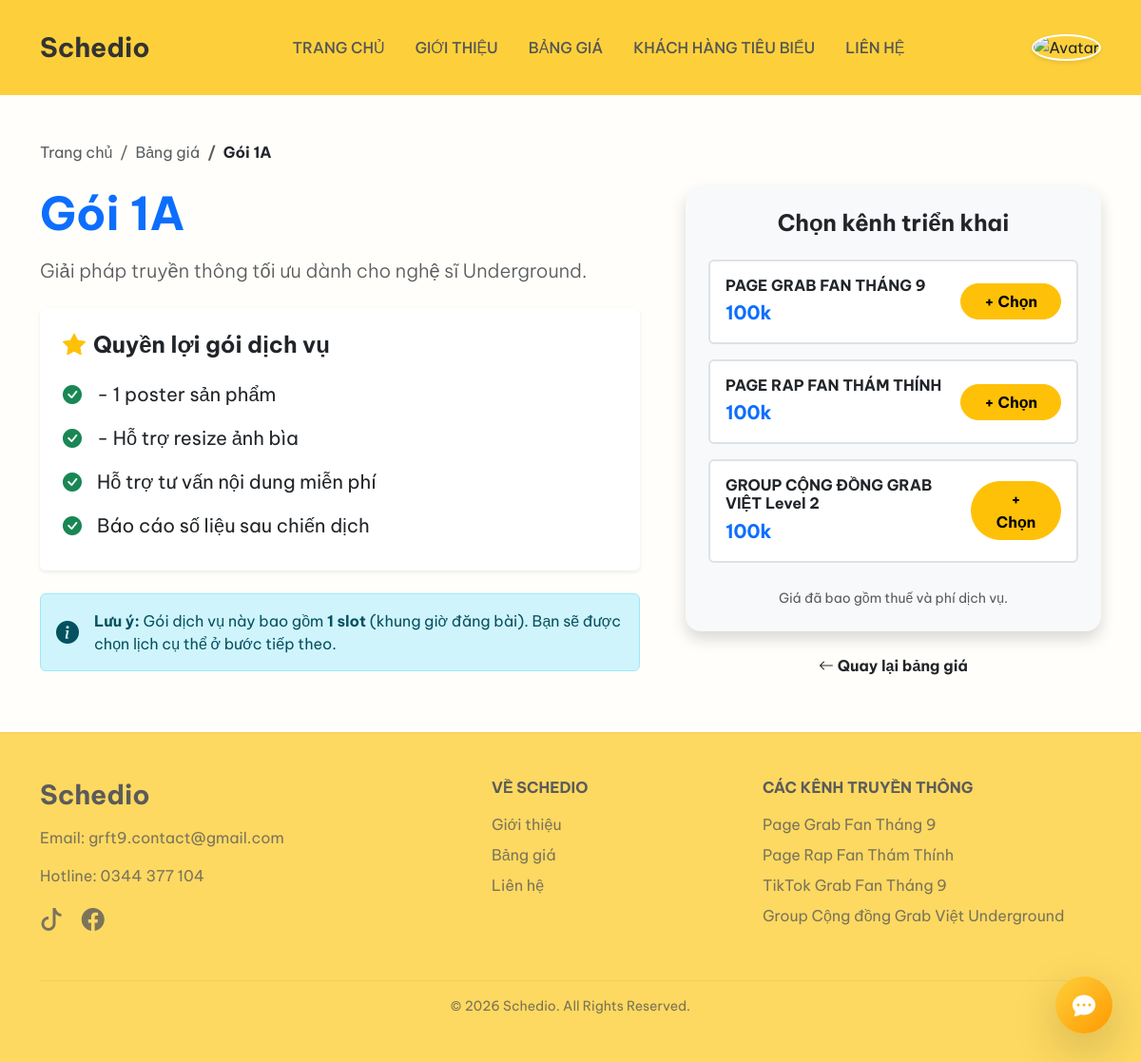
/package-detail.php?slug=goi-1a (signed in), run on the app's committed database.
### tables this page shows
CREATE TABLE `package` (
  `id` int(11) NOT NULL AUTO_INCREMENT,
  `slug` varchar(50) NOT NULL,
  `name` varchar(100) NOT NULL,
  `overview` text DEFAULT NULL,
  `description` text DEFAULT NULL,
  `slot_count` int(11) DEFAULT 1,
  `active` tinyint(1) DEFAULT 1,
  PRIMARY KEY (`id`)
);

CREATE TABLE `platform` (
  `id` int(11) NOT NULL AUTO_INCREMENT,
  `name` varchar(100) NOT NULL,
  `type` enum('page','group','tiktok') DEFAULT 'page',
  `active` tinyint(1) DEFAULT 1,
  PRIMARY KEY (`id`)
);

### package-detail.php (the view, shortened to what this page needs)
<?php
require_once 'config/db.php';
include 'templates/header.php';
$slug = $_GET['slug'];
$is_logged_in = isset($_SESSION['user_id']);
$stmt = $conn->prepare("SELECT * FROM package WHERE slug = ? AND active = 1");
$stmt->bind_param("s", $slug);
$stmt->execute();
$result = $stmt->get_result();
$package = $result->fetch_assoc();
$prices = [];
$sql_p = "SELECT so.price, pl.name, pl.id as platform_id
          FROM service_option so
          JOIN platform pl ON so.platform_id = pl.id
          WHERE so.package_id = " . $package['id'] . "
          GROUP BY pl.id";
$res_p = $conn->query($sql_p);
while ($row = $res_p->fetch_assoc()) {
    $prices[] = $row;
}
$features = explode("\n", $package['description']);
?>
<div class="container my-5">
    <nav aria-label="breadcrumb" class="mb-4">
        <ol class="breadcrumb">
            <li class="breadcrumb-item"><a href="index.php" class="text-decoration-none text-muted">Trang chủ</a></li>
            <li class="breadcrumb-item"><a href="services.php" class="text-decoration-none text-muted">Bảng giá</a></li>
            <li class="breadcrumb-item active fw-bold text-dark" aria-current="page">
                <?php echo htmlspecialchars($package['name']); ?></li>
        </ol>
    </nav>
    <div class="row g-5">
        <div class="col-lg-7">
            <h1 class="display-5 fw-bold text-primary mb-3"><?php echo htmlspecialchars($package['name']); ?></h1>
            <p class="lead text-muted mb-4">Giải pháp truyền thông tối ưu dành cho nghệ sĩ Underground.</p>
            <div class="card border-0 shadow-sm mb-4">
                <div class="card-body p-4">
                    <h4 class="fw-bold mb-3"><i class="bi bi-star-fill text-warning me-2"></i>Quyền lợi gói dịch vụ</h4>
                    <ul class="list-group list-group-flush">
                        <?php foreach ($features as $feature): ?>
                        <li class="list-group-item bg-transparent border-0 ps-0 d-flex align-items-center">
                            <i class="bi bi-check-circle-fill text-success me-3 fs-5"></i>
                            <span class="fs-5"><?php echo htmlspecialchars($feature); ?></span>
                        </li>
                        <?php endforeach; ?>
                        <li class="list-group-item bg-transparent border-0 ps-0 d-flex align-items-center">
                            <i class="bi bi-check-circle-fill text-success me-3 fs-5"></i>
                            <span class="fs-5">Hỗ trợ tư vấn nội dung miễn phí</span>
                        </li>
                        <li class="list-group-item bg-transparent border-0 ps-0 d-flex align-items-center">
                            <i class="bi bi-check-circle-fill text-success me-3 fs-5"></i>
                            <span class="fs-5">Báo cáo số liệu sau chiến dịch</span>
                        </li>
                    </ul>
                </div>
            </div>
            <div class="alert alert-info d-flex align-items-center" role="alert">
                <i class="bi bi-info-circle-fill fs-4 me-3"></i>
                <div>
                    <strong>Lưu ý:</strong> Gói dịch vụ này bao gồm <strong><?php echo $package['slot_count']; ?>
                        slot</strong> (khung giờ đăng bài). Bạn sẽ được chọn lịch cụ thể ở bước tiếp theo.
                </div>
            </div>
        </div>
        <div class="col-lg-5">
            <div class="card border-0 shadow rounded-4 bg-light">
                <div class="card-body p-4">
                    <h4 class="fw-bold mb-4 text-center">Chọn kênh triển khai</h4>
                    <?php foreach ($prices as $opt): ?>
                    <?php
                        $key = $package['slug'] . '_' . md5($opt['name']);
                        $isAdded = isset($_SESSION['cart'][$key]);
                        $displayPrice = ($opt['price'] >= 1000) ? number_format($opt['price'] / 1000) . 'k' : $opt['price'];
                        ?>
                    <div class="card mb-3 border border-2 hover-shadow transition-all">
                        <div class="card-body d-flex justify-content-between align-items-center">
                            <div>
                                <h6 class="fw-bold mb-1"><?php echo htmlspecialchars($opt['name']); ?></h6>
                                <span class="text-primary fw-bold fs-5"><?php echo $displayPrice; ?></span>
                            </div>
                            <?php if ($is_logged_in): ?>
                            <button
                                class="btn <?php echo $isAdded ? 'btn-secondary' : 'btn-warning'; ?> rounded-pill px-4 fw-bold btn-toggle-cart"
                                data-added="<?php echo $isAdded ? 'true' : 'false'; ?>"
                                onclick="toggleCart(this, '<?php echo $package['slug']; ?>', '<?php echo $package['name']; ?>', '<?php echo $opt['name']; ?>', '<?php echo $displayPrice; ?>', <?php echo $package['slot_count']; ?>)">
                                <?php echo $isAdded ? 'Đã chọn' : '+ Chọn'; ?>
                            </button>
                            <?php else: ?>
                            <a href="login.php" class="btn btn-outline-dark rounded-pill px-3 btn-sm">Đăng nhập</a>
                            <?php endif; ?>
                        </div>
                    </div>
                    <?php endforeach; ?>
                    <div class="text-center mt-4">
                        <small class="text-muted">Giá đã bao gồm thuế và phí dịch vụ.</small>
                    </div>
                </div>
            </div>
            <div class="text-center mt-4">
                <a href="services.php" class="text-decoration-none fw-bold text-dark"><i class="bi bi-arrow-left"></i>
                    Quay lại bảng giá</a>
            </div>
        </div>
    </div>
</div>
<?php include 'templates/footer.php'; ?>

### assets/css/style.css (style rules this page uses)
:root { --schedio-yellow: #fdd03b; --schedio-dark: #333; --schedio-light-bg: #fffefa; --schedio-blue-dark: #191970; --schedio-blue-primary: #0000CD; --schedio-blue-hover: #00008B; --fc-border-color: #eee; --fc-today-bg-color: var(--schedio-light-bg); --fc-button-bg-color: var(--schedio-blue-primary); --fc-button-border-color: var(--schedio-blue-primary); --fc-button-hover-bg-color: var(--schedio-blue-hover); --fc-button-hover-border-color: var(--schedio-blue-hover); }
body { font-family: 'Be Vietnam Pro', sans-serif; background-color: var(--schedio-light-bg); color: var(--schedio-dark); }
.transition-all { transition: all 0.3s ease; }

### data on the page
package: name "Gói 1A", description "- 1 poster sản phẩm", description "- Hỗ trợ resize ảnh bìa", slot_count "1"
platform: name "PAGE GRAB FAN THÁNG 9", displayPrice "100k", shows "+ Chọn"
platform: name "PAGE RAP FAN THÁM THÍNH", displayPrice "100k", shows "+ Chọn"
platform: name "GROUP CỘNG ĐỒNG GRAB VIỆT Level 2", displayPrice "100k", shows "+ Chọn"
